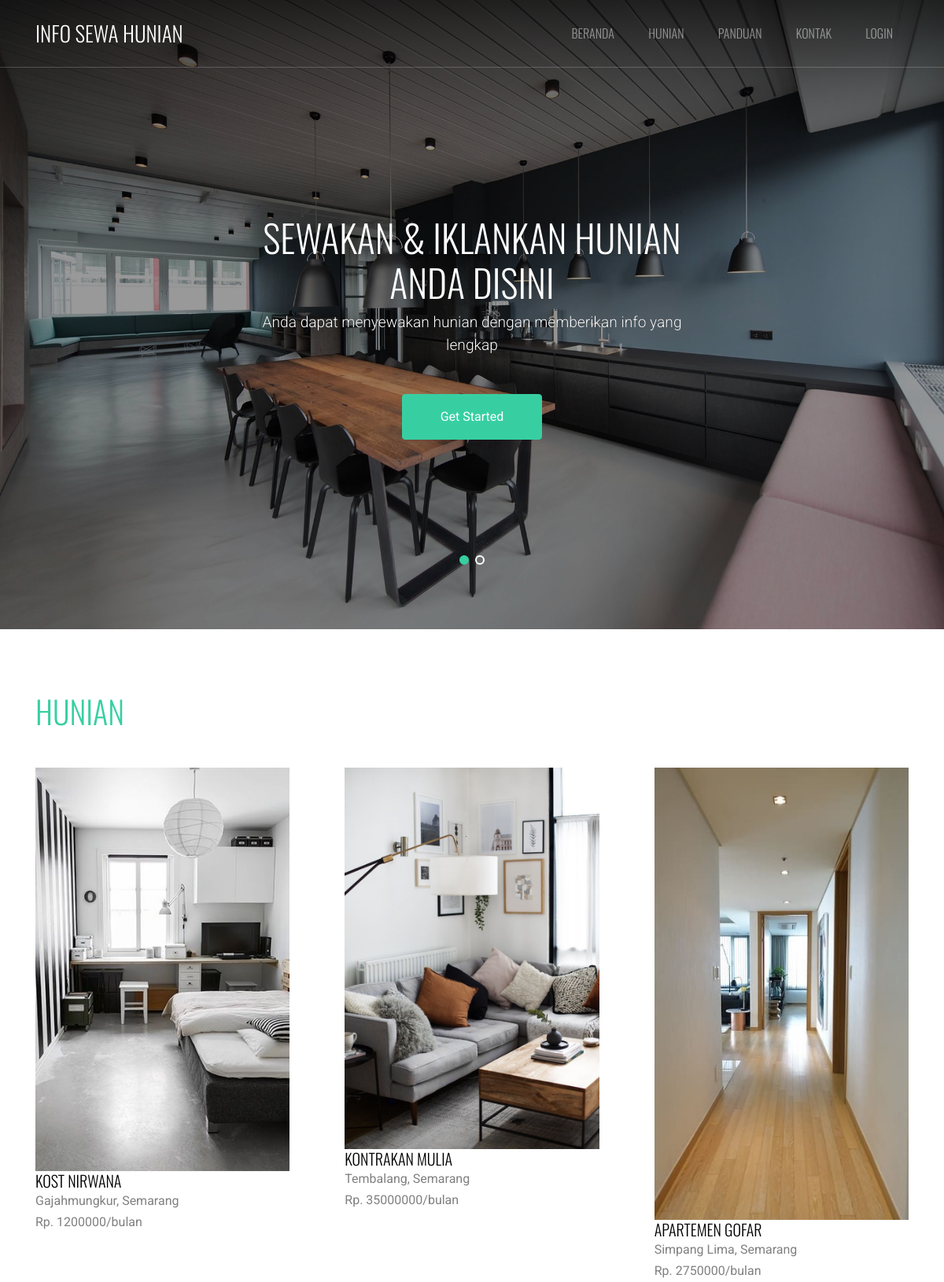
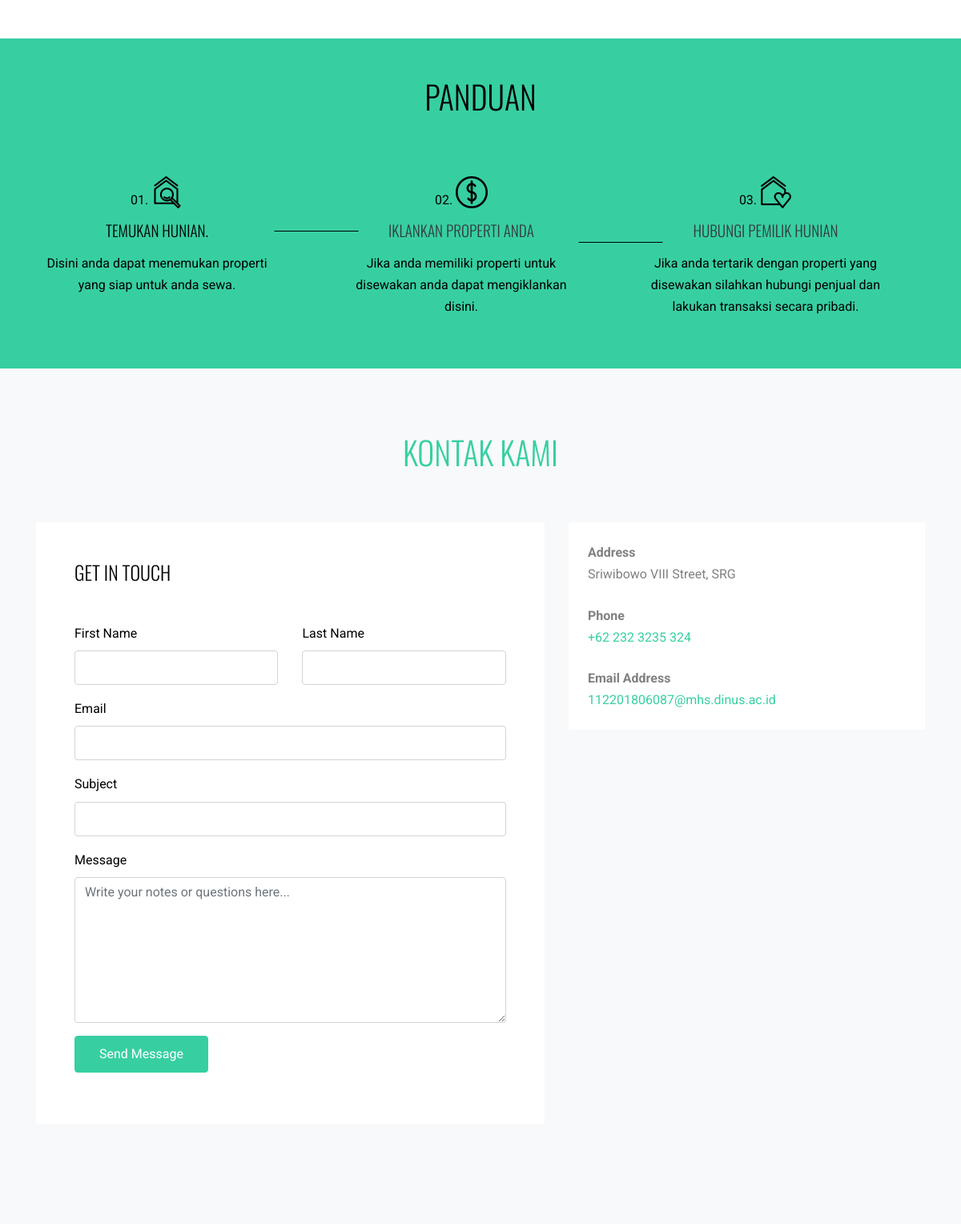
Screenshot of /hunian/index.php (upper part) with the database file from the repository (2 pictures, top to bottom).
### tables this page shows
CREATE TABLE `tb_hunian` (
  `id_hunian` int(11) NOT NULL,
  `nama_hunian` varchar(30) NOT NULL,
  `ket_lokasi` varchar(55) NOT NULL,
  `alamat` varchar(255) NOT NULL,
  `kategori` varchar(60) NOT NULL,
  `deskripsi` varchar(550) NOT NULL,
  `harga` int(11) NOT NULL,
  `no_hp` varchar(20) NOT NULL,
  `gambar` text NOT NULL
);

### hunian/application/controllers/dashboard.php (called while the page is built, shortened)
<?php
class Dashboard extends CI_Controller{
	public function index()
	{
		$data['hunian'] = $this->model_hunian->tampil_data()->result();
		$this->load->view('templates/header');
		$this->load->view('templates/banner');
		$this->load->view('dashboard', $data);
		$this->load->view('templates/footer');
	}
}

### hunian/index.php (called while the page is built, shortened)
<?php
require_once BASEPATH.'core/CodeIgniter.php';

### hunian/application/models/model_hunian.php (called while the page is built, shortened)
<?php
class Model_hunian extends CI_Model{
	public function tampil_data(){
		return $this->db->get('tb_hunian');
	}
}

### hunian/application/views/dashboard.php (the view, shortened to what this page needs)
<div class="site-section" id="properties-section">
  <div class="container">
    <h2 class="section-title mb-3">Hunian</h2>
    <div class="row large-gutters">
    <?php foreach ($hunian as $huni) : ?>
      <div class="col-md-6 col-lg-4 mb-5 mb-lg-5 ">
            <div class="ftco-media-1">
              <div class="ftco-media-1-inner">
                <a class="d-inline-block mb-4"><?php echo anchor('dashboard/detail/'.$huni->id_hunian,'<div type="hidden"></div') ?><img src="<?php echo base_url().'/uploads/'.$huni->gambar ?>" class="img-fluid"></a>
                <div></div></div>
                <div class="ftco-media-details">
                  <h3><?php echo $huni->nama_hunian ?></h3>
                  <p><?php echo $huni->ket_lokasi ?></p>
                  <strong>Rp. <?php echo $huni->harga ?>/bulan</strong>
                </div>
              </div>
            </div>
      </div>
    <?php endforeach; ?>
    </div>
<section class="py-5 bg-primary site-section how-it-works" id="howitworks-section">
  <div class="container">
    <div class="row mb-5 justify-content-center">
      <div class="col-md-7 text-center">
        <h2 class="section-title mb-3 text-black">Panduan</h2>
      </div>
    </div>
    <div class="row">
      <div class="col-md-4 text-center">
        <div class="pr-5 first-step">
          <span class="text-black">01.</span>
          <span class="custom-icon flaticon-house text-black"></span>
          <h3 class="text-black">Temukan Hunian.</h3>
          <p class="text-black">Disini anda dapat menemukan properti yang siap untuk anda sewa.</p>
        </div>
      </div>
      <div class="col-md-4 text-center">
        <div class="pr-5 second-step">
          <span class="text-black">02.</span>
          <span class="custom-icon flaticon-coin text-black"></span>
          <h3 class="text-dark">Iklankan Properti Anda</h3>
          <p class="text-black">Jika anda memiliki properti untuk disewakan anda dapat mengiklankan disini.</p>
        </div>
      </div>
      <div class="col-md-4 text-center">
        <div class="pr-5">
          <span class="text-black">03.</span>
          <span class="custom-icon flaticon-home text-black"></span>
          <h3 class="text-dark">Hubungi Pemilik Hunian</h3>
          <p class="text-black">Jika anda tertarik dengan properti yang disewakan silahkan hubungi penjual dan lakukan transaksi secara pribadi.</p>
        </div>
      </div>
    </div>
  </div>
</section>
<section class="site-section bg-light bg-image" id="contact-section">
  <div class="container">
    <div class="row mb-5">
      <div class="col-12 text-center">
        <h2 class="section-title mb-3">Kontak Kami</h2>
      </div>
    </div>
    <div class="row">
      <div class="col-md-7 mb-5">
        <form action="#" class="p-5 bg-white">
          <h2 class="h4 text-black mb-5">Get In Touch</h2>
          <div class="row form-group">
            <div class="col-md-6 mb-3 mb-md-0">
              <label class="text-black" for="fname">First Name</label>
              <input type="text" id="fname" class="form-control">
            </div>
            <div class="col-md-6">
              <label class="text-black" for="lname">Last Name</label>
              <input type="text" id="lname" class="form-control">
            </div>
          </div>
          <div class="row form-group">
            <div class="col-md-12">
              <label class="text-black" for="email">Email</label>
              <input type="email" id="email" class="form-control">
            </div>
          </div>
          <div class="row form-group">
            <div class="col-md-12">
              <label class="text-black" for="subject">Subject</label>
              <input type="subject" id="subject" class="form-control">
            </div>
          </div>
          <div class="row form-group">
            <div class="col-md-12">
              <label class="text-black" for="message">Message</label>
              <textarea name="message" id="message" cols="30" rows="7" class="form-control" placeholder="Write your notes or questions here..."></textarea>
            </div>
          </div>
          <div class="row form-group">
            <div class="col-md-12">
              <input type="submit" value="Send Message" class="btn btn-primary btn-md text-white">
            </div>
          </div>
        </form>
      </div>
      <div class="col-md-5">
        <div class="p-4 mb-3 bg-white">
          <p class="mb-0 font-weight-bold">Address</p>
          <p class="mb-4">Sriwibowo VIII Street, SRG</p>
          <p class="mb-0 font-weight-bold">Phone</p>
          <p class="mb-4"><a href="#">+62 232 3235 324</a></p>
          <p class="mb-0 font-weight-bold">Email Address</p>
          <p class="mb-0"><a href="#">112201806087@mhs.dinus.ac.id</a></p>
        </div>
      </div>
    </div>
  </div>
</section>

### hunian/application/views/templates/header.php (shortened to what this page needs)
<!DOCTYPE html>
<html lang="en">
  <head>
    <link rel="stylesheet" href="<?php echo base_url() ?>assets/fonts/icomoon/style.css">
    <link rel="stylesheet" href="<?php echo base_url() ?>assets/css/bootstrap.min.css">
    <link rel="stylesheet" href="<?php echo base_url() ?>assets/css/jquery-ui.css">
    <link rel="stylesheet" href="<?php echo base_url() ?>assets/css/owl.carousel.min.css">
    <link rel="stylesheet" href="<?php echo base_url() ?>assets/css/owl.theme.default.min.css">
    <link rel="stylesheet" href="<?php echo base_url() ?>assets/css/owl.theme.default.min.css">
    <link rel="stylesheet" href="<?php echo base_url() ?>assets/css/jquery.fancybox.min.css">
    <link rel="stylesheet" href="<?php echo base_url() ?>assets/css/bootstrap-datepicker.css">
    <link rel="stylesheet" href="<?php echo base_url() ?>assets/fonts/flaticon/font/flaticon.css">
    <link rel="stylesheet" href="<?php echo base_url() ?>assets/css/aos.css">
    <link rel="stylesheet" href="<?php echo base_url() ?>assets/css/style.css">
  </head>

### hunian/application/views/templates/banner.php (shortened to what this page needs)
  <header class="site-navbar py-4 js-sticky-header site-navbar-target" role="banner">
    <div class="container">
      <div class="row align-items-center">
        <div class="col-6 col-xl-3">
          <h1 class="mb-0 site-logo m-0 p-0"><a href="<?php echo base_url('dashboard  ') ?>" class="mb-0">Info Sewa hunian</a></h1>
        </div>
        <div class="col-9 col-md-15 d-none d-xl-block">
          <nav class="site-navigation position-relative text-right" role="navigation">
            <ul class="site-menu main-menu js-clone-nav mr-auto d-none d-lg-block">
              <li><a href="<?php echo base_url('dashboard') ?>" class="nav-link">Beranda</a></li>
              <li><a href="#properties-section" class="nav-link">Hunian</a></li>
              <li><a href="#howitworks-section" class="nav-link">Panduan</a></li>
              <li><a href="#contact-section" class="nav-link">Kontak</a></li>
              <?php if($this->session->userdata('username')) { ?>
                <li><?php echo anchor('auth/logout','<div class="">Logout</div>') ?></li>
              <?php } else { ?>
                <li><?php echo anchor('auth/login','<div class="">Login</div>') ?></li>
              <?php } ?>
            </ul>
            </nav>
        </div>
      </div>
    </div>
  </header>
    <body data-spy="scroll" data-target=".site-navbar-target" data-offset="300">
<div class="site-wrap">
  <div class="site-block-wrap">
  <div class="owl-carousel with-dots">
    <div class="site-blocks-cover overlay overlay-2" style="background-image: url(assets/images/hero_1.jpg);" data-aos="fade" id="home-section">
      <div class="container">
        <div class="row align-items-center justify-content-center">
          <div class="col-md-6 mt-lg-5 text-center">
            <h1 class="text-shadow">Sewakan &amp; Iklankan Hunian Anda Disini</h1>
            <p class="mb-5 text-shadow">Anda dapat menyewakan hunian dengan memberikan info yang lengkap </p>
            <p><a href="#" target="_blank" class="btn btn-primary px-5 py-3">Get Started</a></p>
          </div>
        </div>
      </div>
    </div>
  </div>
</div>

### hunian/application/views/templates/footer.php (shortened to what this page needs)
  </body>
</html>

### rows the page displays
tb_hunian: gambar (picture), nama_hunian "KOST NIRWANA", ket_lokasi "Gajahmungkur, Semarang", harga "1200000"
tb_hunian: gambar (picture), nama_hunian "KONTRAKAN MULIA", ket_lokasi "Tembalang, Semarang", harga "35000000"
tb_hunian: gambar (picture), nama_hunian "APARTEMEN GOFAR", ket_lokasi "Simpang Lima, Semarang", harga "2750000"

### other values shown
anchor('auth/login','<div class="">Login</div>') "LOGIN"
